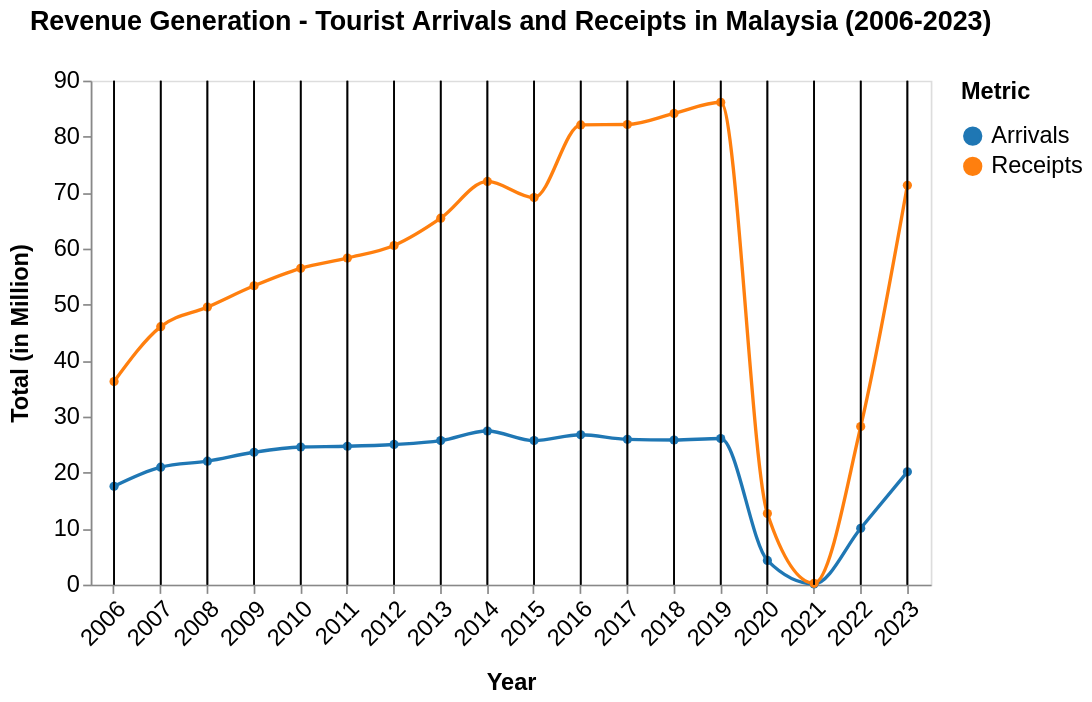

Vega-Lite specification stored for this chart:
### Vega-Lite specification from a JSON file in a GitHub repository (floating-point values rounded to 4 significant figures)
{"$schema": "https://vega.github.io/schema/vega-lite/v5.json", "description": "Dual-axis line chart for Tourist Arrivals and Receipts in Malaysia (2006-2023) with point markers and a vertical hover rule.", "title": {"text": "Revenue Generation - Tourist Arrivals and Receipts in Malaysia (2006-2023)", "fontSize": 16, "dy": -16}, "width": 500, "height": 300, "data": {"values": [{"year": "2006", "Arrivals": 17.55, "Receipts": 36.27}, {"year": "2007", "Arrivals": 20.97, "Receipts": 46.07}, {"year": "2008", "Arrivals": 22.05, "Receipts": 49.56}, {"year": "2009", "Arrivals": 23.64, "Receipts": 53.37}, {"year": "2010", "Arrivals": 24.58, "Receipts": 56.49}, {"year": "2011", "Arrivals": 24.71, "Receipts": 58.32}, {"year": "2012", "Arrivals": 25.03, "Receipts": 60.56}, {"year": "2013", "Arrivals": 25.72, "Receipts": 65.44}, {"year": "2014", "Arrivals": 27.44, "Receipts": 72.0}, {"year": "2015", "Arrivals": 25.72, "Receipts": 69.12}, {"year": "2016", "Arrivals": 26.76, "Receipts": 82.1}, {"year": "2017", "Arrivals": 25.95, "Receipts": 82.17}, {"year": "2018", "Arrivals": 25.83, "Receipts": 84.14}, {"year": "2019", "Arrivals": 26.1, "Receipts": 86.14}, {"year": "2020", "Arrivals": 4.33, "Receipts": 12.69}, {"year": "2021", "Arrivals": 0.13, "Receipts": 0.24}, {"year": "2022", "Arrivals": 10.07, "Receipts": 28.23}, {"year": "2023", "Arrivals": 20.14, "Receipts": 71.31}]}, "transform": [{"fold": ["Arrivals", "Receipts"], "as": ["Metric", "Value"]}], "layer": [{"mark": {"type": "line", "point": true, "interpolate": "monotone"}, "encoding": {"x": {"field": "year", "type": "ordinal", "title": "Year", "axis": {"labelAngle": -45, "titlePadding": 12, "labelFontSize": 14, "titleFontSize": 14, "grid": false}, "scale": {"domain": ["2006", "2007", "2008", "2009", "2010", "2011", "2012", "2013", "2014", "2015", "2016", "2017", "2018", "2019", "2020", "2021", "2022", "2023"]}}, "y": {"field": "Value", "type": "quantitative", "title": "Total (in Million)", "axis": {"titlePadding": 12, "labelFontSize": 14, "titleFontSize": 14, "grid": false}}, "color": {"field": "Metric", "type": "nominal", "scale": {"domain": ["Arrivals", "Receipts"], "range": ["#1f77b4", "#ff7f0e"]}, "legend": {"title": "Metric", "labelFontSize": 14, "titleFontSize": 14, "titlePadding": 12}}, "tooltip": [{"field": "year", "title": "Year"}, {"field": "Metric", "title": "Value Type", "format": "N", "type": "nominal", "aggregate": "distinct"}, {"field": "Value", "title": "Value", "format": ".2f", "type": "quantitative"}]}}, {"params": [{"name": "hover", "select": {"type": "point", "encodings": ["x"], "on": "mouseover", "nearest": true}}], "mark": "rule", "encoding": {"x": {"field": "year", "type": "ordinal"}, "color": {"value": "black"}, "opacity": {"condition": {"param": "hover", "value": 1}, "value": 0}}}]}
